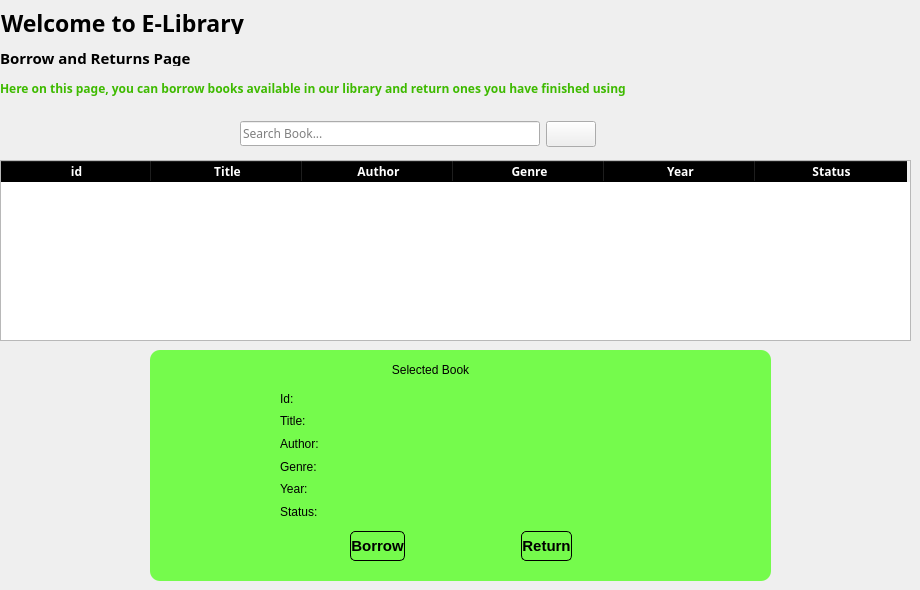
       <widget class="QWidget" name="borrow_return_page">
        <widget class="QLabel" name="label_9">
         <property name="geometry">
          <rect>
           <x>1</x>
           <y>11</y>
           <width>273</width>
           <height>23</height>
          </rect>
         </property>
         <property name="font">
          <font>
           <family>Sitka</family>
           <pointsize>17</pointsize>
           <bold>true</bold>
          </font>
         </property>
         <property name="text">
          <string>Welcome to E-Library </string>
         </property>
        </widget>
        <widget class="QLabel" name="label_18">
         <property name="geometry">
          <rect>
           <x>0</x>
           <y>50</y>
           <width>204</width>
           <height>16</height>
          </rect>
         </property>
         <property name="font">
          <font>
           <family>Sitka</family>
           <pointsize>11</pointsize>
           <bold>true</bold>
          </font>
         </property>
         <property name="text">
          <string>Borrow and Returns Page</string>
         </property>
        </widget>
        <widget class="QLabel" name="label_19">
         <property name="geometry">
          <rect>
           <x>0</x>
           <y>80</y>
           <width>675</width>
           <height>16</height>
          </rect>
         </property>
         <property name="font">
          <font>
           <family>Sitka</family>
           <bold>true</bold>
          </font>
         </property>
         <property name="styleSheet">
          <string notr="true">color: rgb(62, 186, 0);</string>
         </property>
         <property name="text">
          <string>Here on this page, you can borrow books available in our library and return ones you have finished using</string>
         </property>
        </widget>
        <widget class="QWidget" name="widget_7" native="true">
         <property name="geometry">
          <rect>
           <x>230</x>
           <y>100</y>
           <width>371</width>
           <height>51</height>
          </rect>
         </property>
         <widget class="QWidget" name="layoutWidget_4">
          <property name="geometry">
           <rect>
            <x>10</x>
            <y>20</y>
            <width>358</width>
            <height>28</height>
           </rect>
          </property>
          <layout class="QHBoxLayout" name="horizontalLayout_9">
           <item>
            <widget class="QLineEdit" name="borrow_return_search">
             <property name="minimumSize">
              <size>
               <width>300</width>
               <height>25</height>
              </size>
             </property>
             <property name="maximumSize">
              <size>
               <width>300</width>
               <height>25</height>
              </size>
             </property>
             <property name="font">
              <font>
               <family>Sitka</family>
              </font>
             </property>
             <property name="placeholderText">
              <string>Search Book...</string>
             </property>
            </widget>
           </item>
           <item>
            <widget class="QPushButton" name="search_button_4">
             <property name="minimumSize">
              <size>
               <width>50</width>
               <height>26</height>
              </size>
             </property>
             <property name="maximumSize">
              <size>
               <width>50</width>
               <height>26</height>
              </size>
             </property>
             <property name="text">
              <string/>
             </property>
             <property name="icon">
              <iconset resource="resources.qrc">
               <normaloff>:/icons/search_icon.svg</normaloff>:/icons/search_icon.svg</iconset>
             </property>
             <property name="checkable">
              <bool>false</bool>
             </property>
            </widget>
           </item>
          </layout>
         </widget>
        </widget>
        <widget class="QTableWidget" name="borrow_return_table_widget">
         <property name="geometry">
          <rect>
           <x>0</x>
           <y>160</y>
           <width>911</width>
           <height>181</height>
          </rect>
         </property>
         <property name="font">
          <font>
           <family>Sitka</family>
          </font>
         </property>
         <property name="styleSheet">
          <string notr="true">QHeaderView::section{
	font-weight: bold;
	background-color: black;
	color: white;
}

QTableWidget{
	alternate-background-color: 
	color: rgb(66, 199, 0);
}</string>
         </property>
         <property name="midLineWidth">
          <number>1</number>
         </property>
         <property name="editTriggers">
          <set>QAbstractItemView::EditTrigger::NoEditTriggers</set>
         </property>
         <property name="alternatingRowColors">
          <bool>true</bool>
         </property>
         <attribute name="horizontalHeaderMinimumSectionSize">
          <number>35</number>
         </attribute>
         <attribute name="horizontalHeaderDefaultSectionSize">
          <number>151</number>
         </attribute>
         <attribute name="horizontalHeaderShowSortIndicator" stdset="0">
          <bool>false</bool>
         </attribute>
         <column>
          <property name="text">
           <string>id</string>
          </property>
         </column>
         <column>
          <property name="text">
           <string>Title</string>
          </property>
         </column>
         <column>
          <property name="text">
           <string>Author</string>
          </property>
         </column>
         <column>
          <property name="text">
           <string>Genre</string>
          </property>
         </column>
         <column>
          <property name="text">
           <string>Year</string>
          </property>
         </column>
         <column>
          <property name="text">
           <string>Status</string>
          </property>
         </column>
        </widget>
        <widget class="QFrame" name="selected_book_frame">
         <property name="geometry">
          <rect>
           <x>150</x>
           <y>350</y>
           <width>621</width>
           <height>231</height>
          </rect>
         </property>
         <property name="styleSheet">
          <string notr="true">QFrame{
	background-color: rgb(117, 251, 76);
	border: 10px rgb(0, 0, 0);
	border-radius: 10px;
}

QWidget{
	background-color: rgb(117, 251, 76);
}

QLabel{
	font: 12pt &quot;sitka&quot;;
	color: black;
}

QLabel#selected_book_label {
	font: bold 14pt &quot;sitka&quot;;
}

QPushButton{
	border: 1px solid black;
	border-radius: 5px;
	font-family: &quot;Sitka&quot;;
	font-size: 11pt;
	font-weight: bold;
	color: black;
}

QPushButton:hover{
	background-color: black;
	color: rgb(117, 251, 76);
}
QPushButton:pressed {
	padding-left:5px;
	padding-top:5px;
	background-color: black;
	color: rgb(117, 251, 76);
}
</string>
         </property>
         <property name="frameShape">
          <enum>QFrame::Shape::StyledPanel</enum>
         </property>
         <property name="frameShadow">
          <enum>QFrame::Shadow::Raised</enum>
         </property>
         <widget class="QLabel" name="selected_book_heading">
          <property name="geometry">
           <rect>
            <x>210</x>
            <y>10</y>
            <width>141</width>
            <height>20</height>
           </rect>
          </property>
          <property name="text">
           <string>Selected Book</string>
          </property>
          <property name="alignment">
           <set>Qt::AlignmentFlag::AlignCenter</set>
          </property>
         </widget>
         <widget class="QWidget" name="widget_2" native="true">
          <property name="geometry">
           <rect>
            <x>50</x>
            <y>30</y>
            <width>551</width>
            <height>191</height>
           </rect>
          </property>
          <widget class="QWidget" name="layoutWidget">
           <property name="geometry">
            <rect>
             <x>80</x>
             <y>10</y>
             <width>448</width>
             <height>130</height>
            </rect>
           </property>
           <layout class="QHBoxLayout" name="horizontalLayout_8">
            <item>
             <layout class="QVBoxLayout" name="verticalLayout_8">
              <item>
               <widget class="QLabel" name="id_label_2">
                <property name="text">
                 <string>Id:</string>
                </property>
               </widget>
              </item>
              <item>
               <widget class="QLabel" name="title_label_2">
                <property name="text">
                 <string>Title:</string>
                </property>
               </widget>
              </item>
              <item>
               <widget class="QLabel" name="author_label_2">
                <property name="text">
                 <string>Author:</string>
                </property>
               </widget>
              </item>
              <item>
               <widget class="QLabel" name="genre_label_3">
                <property name="text">
                 <string>Genre:</string>
                </property>
               </widget>
              </item>
              <item>
               <widget class="QLabel" name="year_label_2">
                <property name="text">
                 <string>Year:</string>
                </property>
               </widget>
              </item>
              <item>
               <widget class="QLabel" name="status_label_2">
                <property name="text">
                 <string>Status:</string>
                </property>
               </widget>
              </item>
             </layout>
            </item>
            <item>
             <spacer name="horizontalSpacer_3">
              <property name="orientation">
               <enum>Qt::Orientation::Horizontal</enum>
              </property>
              <property name="sizeHint" stdset="0">
               <size>
                <width>68</width>
                <height>20</height>
               </size>
              </property>
             </spacer>
            </item>
            <item>
             <layout class="QVBoxLayout" name="verticalLayout_9">
              <item>
               <widget class="QLabel" name="selected_id_label">
                <property name="minimumSize">
                 <size>
                  <width>300</width>
                  <height>16</height>
                 </size>
                </property>
                <property name="maximumSize">
                 <size>
                  <width>300</width>
                  <height>16</height>
                 </size>
                </property>
                <property name="text">
                 <string/>
                </property>
               </widget>
              </item>
              <item>
               <widget class="QLabel" name="selected_title_label">
                <property name="minimumSize">
                 <size>
                  <width>300</width>
                  <height>16</height>
                 </size>
                </property>
                <property name="maximumSize">
                 <size>
                  <width>300</width>
                  <height>16</height>
                 </size>
                </property>
                <property name="text">
                 <string/>
                </property>
               </widget>
              </item>
              <item>
               <widget class="QLabel" name="selected_author_label">
                <property name="minimumSize">
                 <size>
                  <width>300</width>
                  <height>16</height>
                 </size>
                </property>
                <property name="maximumSize">
                 <size>
                  <width>300</width>
                  <height>16</height>
                 </size>
                </property>
                <property name="text">
                 <string/>
                </property>
               </widget>
              </item>
              <item>
               <widget class="QLabel" name="selected_genre_label">
                <property name="minimumSize">
                 <size>
                  <width>300</width>
                  <height>16</height>
                 </size>
                </property>
                <property name="maximumSize">
                 <size>
                  <width>300</width>
                  <height>16</height>
                 </size>
                </property>
                <property name="text">
                 <string/>
                </property>
               </widget>
              </item>
              <item>
               <widget class="QLabel" name="selected_year_label">
                <property name="minimumSize">
                 <size>
                  <width>300</width>
                  <height>16</height>
                 </size>
                </property>
                <property name="maximumSize">
                 <size>
                  <width>300</width>
                  <height>16</height>
                 </size>
                </property>
                <property name="text">
                 <string/>
                </property>
               </widget>
              </item>
              <item>
               <widget class="QLabel" name="selected_status_label">
                <property name="minimumSize">
                 <size>
                  <width>300</width>
                  <height>16</height>
                 </size>
                </property>
                <property name="maximumSize">
                 <size>
                  <width>300</width>
                  <height>16</height>
                 </size>
                </property>
                <property name="text">
                 <string/>
                </property>
               </widget>
              </item>
             </layout>
            </item>
           </layout>
          </widget>
          <widget class="QWidget" name="layoutWidget">
           <property name="geometry">
            <rect>
             <x>150</x>
             <y>150</y>
             <width>222</width>
             <height>32</height>
            </rect>
           </property>
           <layout class="QHBoxLayout" name="horizontalLayout_10">
            <item>
             <widget class="QPushButton" name="borrow_button">
              <property name="minimumSize">
               <size>
                <width>50</width>
                <height>30</height>
               </size>
              </property>
              <property name="text">
               <string>Borrow</string>
              </property>
              <property name="checkable">
               <bool>false</bool>
              </property>
              <property name="autoExclusive">
               <bool>false</bool>
              </property>
             </widget>
            </item>
            <item>
             <spacer name="horizontalSpacer_4">
              <property name="minimumSize">
               <size>
                <width>50</width>
                <height>30</height>
               </size>
              </property>
              <property name="orientation">
               <enum>Qt::Orientation::Horizontal</enum>
              </property>
              <property name="sizeHint" stdset="0">
               <size>
                <width>88</width>
                <height>27</height>
               </size>
              </property>
             </spacer>
            </item>
            <item>
             <widget class="QPushButton" name="return_button">
              <property name="minimumSize">
               <size>
                <width>50</width>
                <height>30</height>
               </size>
              </property>
              <property name="text">
               <string>Return</string>
              </property>
              <property name="checkable">
               <bool>false</bool>
              </property>
              <property name="autoExclusive">
               <bool>false</bool>
              </property>
             </widget>
            </item>
           </layout>
          </widget>
         </widget>
        </widget>
       </widget>
